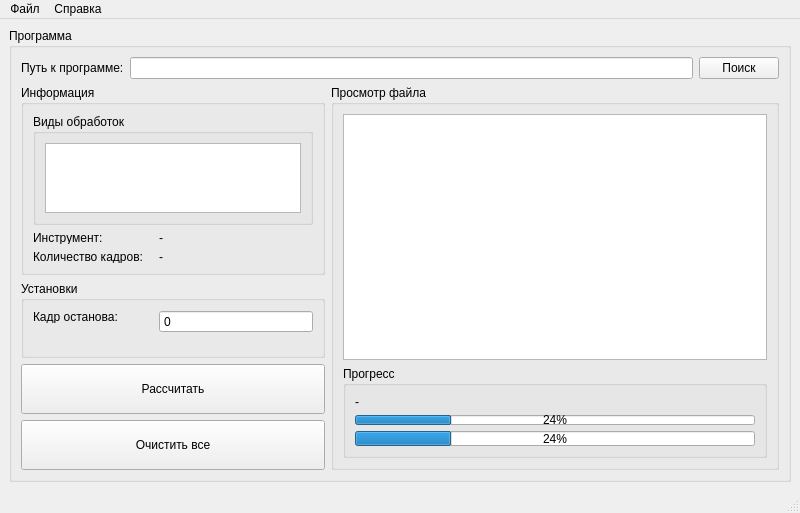
<?xml version="1.0" encoding="UTF-8"?>
<ui version="4.0">
 <class>MainWindow</class>
 <widget class="QMainWindow" name="MainWindow">
  <property name="geometry">
   <rect>
    <x>0</x>
    <y>0</y>
    <width>800</width>
    <height>513</height>
   </rect>
  </property>
  <property name="minimumSize">
   <size>
    <width>800</width>
    <height>500</height>
   </size>
  </property>
  <property name="maximumSize">
   <size>
    <width>16777215</width>
    <height>16777215</height>
   </size>
  </property>
  <property name="windowTitle">
   <string>MainWindow</string>
  </property>
  <widget class="QWidget" name="centralwidget">
   <layout class="QVBoxLayout" name="verticalLayout_2">
    <item>
     <widget class="QGroupBox" name="grB_programm">
      <property name="title">
       <string>Программа</string>
      </property>
      <layout class="QGridLayout" name="gridLayout" rowstretch="0,20,10,20" columnstretch="0,0">
       <item row="1" column="0">
        <widget class="QGroupBox" name="grB_info">
         <property name="title">
          <string>Информация</string>
         </property>
         <layout class="QGridLayout" name="gridLayout_2">
          <item row="2" column="1">
           <widget class="QLabel" name="lb_countOfFrames">
            <property name="minimumSize">
             <size>
              <width>114</width>
              <height>13</height>
             </size>
            </property>
            <property name="text">
             <string>-</string>
            </property>
           </widget>
          </item>
          <item row="1" column="0">
           <widget class="QLabel" name="lb_toolName">
            <property name="minimumSize">
             <size>
              <width>120</width>
              <height>13</height>
             </size>
            </property>
            <property name="maximumSize">
             <size>
              <width>120</width>
              <height>13</height>
             </size>
            </property>
            <property name="text">
             <string>Инструмент:</string>
            </property>
           </widget>
          </item>
          <item row="2" column="0">
           <widget class="QLabel" name="lb_countOfFramesName">
            <property name="minimumSize">
             <size>
              <width>120</width>
              <height>13</height>
             </size>
            </property>
            <property name="maximumSize">
             <size>
              <width>120</width>
              <height>13</height>
             </size>
            </property>
            <property name="text">
             <string>Количество кадров:</string>
            </property>
           </widget>
          </item>
          <item row="1" column="1">
           <widget class="QLabel" name="lb_tool">
            <property name="minimumSize">
             <size>
              <width>114</width>
              <height>13</height>
             </size>
            </property>
            <property name="text">
             <string>-</string>
            </property>
           </widget>
          </item>
          <item row="0" column="0" colspan="2">
           <widget class="QGroupBox" name="grB_typeOfProcessing">
            <property name="title">
             <string>Виды обработок</string>
            </property>
            <layout class="QVBoxLayout" name="verticalLayout_3">
             <item>
              <widget class="QListWidget" name="lw_typeOfProcessing"/>
             </item>
            </layout>
           </widget>
          </item>
         </layout>
        </widget>
       </item>
       <item row="1" column="1" rowspan="3">
        <widget class="QGroupBox" name="grB_file">
         <property name="title">
          <string>Просмотр файла</string>
         </property>
         <layout class="QVBoxLayout" name="verticalLayout">
          <item>
           <widget class="QListWidget" name="lw_file">
            <property name="alternatingRowColors">
             <bool>false</bool>
            </property>
            <property name="selectionMode">
             <enum>QAbstractItemView::NoSelection</enum>
            </property>
            <property name="selectionBehavior">
             <enum>QAbstractItemView::SelectItems</enum>
            </property>
            <property name="iconSize">
             <size>
              <width>0</width>
              <height>0</height>
             </size>
            </property>
            <property name="horizontalScrollMode">
             <enum>QAbstractItemView::ScrollPerItem</enum>
            </property>
            <property name="modelColumn">
             <number>0</number>
            </property>
            <property name="uniformItemSizes">
             <bool>false</bool>
            </property>
           </widget>
          </item>
          <item>
           <widget class="QGroupBox" name="grB_progress">
            <property name="title">
             <string>Прогресс</string>
            </property>
            <layout class="QVBoxLayout" name="verticalLayout_4">
             <item>
              <widget class="QLabel" name="lb_progress">
               <property name="text">
                <string>-</string>
               </property>
              </widget>
             </item>
             <item>
              <widget class="QProgressBar" name="progressBarLocal">
               <property name="maximumSize">
                <size>
                 <width>16777215</width>
                 <height>10</height>
                </size>
               </property>
               <property name="value">
                <number>24</number>
               </property>
              </widget>
             </item>
             <item>
              <widget class="QProgressBar" name="progressBarAll">
               <property name="maximumSize">
                <size>
                 <width>16777215</width>
                 <height>15</height>
                </size>
               </property>
               <property name="value">
                <number>24</number>
               </property>
              </widget>
             </item>
            </layout>
           </widget>
          </item>
         </layout>
        </widget>
       </item>
       <item row="2" column="0">
        <widget class="QGroupBox" name="grB_settings">
         <property name="title">
          <string>Установки</string>
         </property>
         <layout class="QFormLayout" name="formLayout_2">
          <property name="sizeConstraint">
           <enum>QLayout::SetDefaultConstraint</enum>
          </property>
          <property name="rowWrapPolicy">
           <enum>QFormLayout::DontWrapRows</enum>
          </property>
          <property name="labelAlignment">
           <set>Qt::AlignLeading|Qt::AlignLeft|Qt::AlignVCenter</set>
          </property>
          <item row="0" column="0">
           <widget class="QLabel" name="lb_stopFrame">
            <property name="minimumSize">
             <size>
              <width>120</width>
              <height>13</height>
             </size>
            </property>
            <property name="maximumSize">
             <size>
              <width>120</width>
              <height>13</height>
             </size>
            </property>
            <property name="text">
             <string>Кадр останова:</string>
            </property>
           </widget>
          </item>
          <item row="0" column="1">
           <widget class="QSpinBox" name="spB_stopFrame">
            <property name="buttonSymbols">
             <enum>QAbstractSpinBox::NoButtons</enum>
            </property>
            <property name="keyboardTracking">
             <bool>true</bool>
            </property>
            <property name="maximum">
             <number>2000000</number>
            </property>
           </widget>
          </item>
         </layout>
        </widget>
       </item>
       <item row="0" column="0" colspan="2">
        <layout class="QHBoxLayout" name="horizontalLayout_path">
         <item>
          <widget class="QLabel" name="lb_progPath">
           <property name="text">
            <string>Путь к программе:</string>
           </property>
          </widget>
         </item>
         <item>
          <widget class="QLineEdit" name="le_pathFile"/>
         </item>
         <item>
          <widget class="QPushButton" name="pb_findFile">
           <property name="text">
            <string>Поиск</string>
           </property>
          </widget>
         </item>
        </layout>
       </item>
       <item row="3" column="0">
        <layout class="QVBoxLayout" name="verticalLayout_ButtonOkClear" stretch="0,0">
         <item>
          <widget class="QPushButton" name="pb_ok">
           <property name="minimumSize">
            <size>
             <width>0</width>
             <height>50</height>
            </size>
           </property>
           <property name="text">
            <string>Рассчитать</string>
           </property>
          </widget>
         </item>
         <item>
          <widget class="QPushButton" name="pb_clear">
           <property name="minimumSize">
            <size>
             <width>0</width>
             <height>50</height>
            </size>
           </property>
           <property name="text">
            <string>Очистить все</string>
           </property>
          </widget>
         </item>
        </layout>
       </item>
      </layout>
     </widget>
    </item>
   </layout>
  </widget>
  <widget class="QMenuBar" name="menubar">
   <property name="geometry">
    <rect>
     <x>0</x>
     <y>0</y>
     <width>800</width>
     <height>21</height>
    </rect>
   </property>
   <widget class="QMenu" name="menu_file">
    <property name="title">
     <string>Файл</string>
    </property>
   </widget>
   <widget class="QMenu" name="menu_help">
    <property name="title">
     <string>Справка</string>
    </property>
    <addaction name="about"/>
   </widget>
   <addaction name="menu_file"/>
   <addaction name="menu_help"/>
  </widget>
  <widget class="QStatusBar" name="statusbar"/>
  <action name="about">
   <property name="text">
    <string>О программе</string>
   </property>
  </action>
 </widget>
 <resources/>
 <connections/>
</ui>
